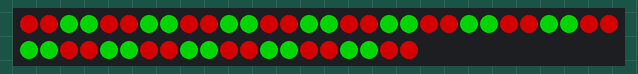
This program was run on a simulated Raspberry Pi (BCM pin numbers). Shown: 50 RGB LEDs in strip order, left to right, continuing on the next row. Dim RGB values are drawn brighter than linear; library files of the repository ran but are not shown: 1 file(s). At 1.0 s the program stops and its outputs stay as they are.

Above: at 0.13 s.
At 0.8 s:
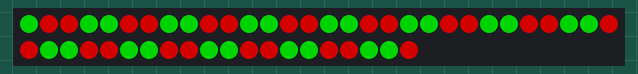

The program:

bar.py
```python
import time
import random
import px
from neopixel import *
np = Adafruit_NeoPixel(50, 18, 800000, 5, False, 255, 0, ws.WS2811_STRIP_RGB)
np.begin()

marquee = [ px.RED, px.RED, px.GREEN, px.GREEN ]
px.marquee(np, marquee, 250)
```
